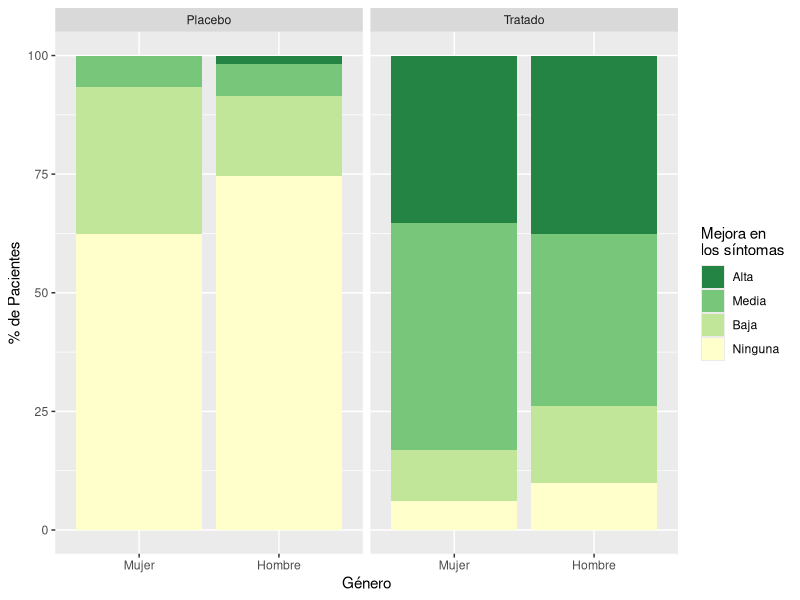

The R source for this figure:

# librerias
library(tidyverse)

# Datos
dat <- read.csv(file = "datos/tratSimul.csv")
str(dat)
unique(dat$Treatment)

# Se modifica la tabla
dat1 <- dat %>%
  mutate(
    Edad   = cut(Age, br = c(20,40,60,80), labels = c("20-40","40-60","60-80")),
    Genero = fct_recode(Sex, Mujer = "Female", Hombre = "Male"),
    Trat   = fct_recode(Treatment, Tratado = "Treated"),
    Mejora = factor(Improved, levels = c("None", "Low", "Medium", "High"),
                    labels = c("Ninguna", "Baja", "Media", "Alta")),
  ) %>% select(-(Treatment:Improved))


# Seleccion del usuario:
nomv <- data.frame(
  op = c("Edad", "Género", "Tratamiento"),
  i  = c(2,3,4) 
)
op.r1  <- nomv$op
r1     <- "Género"
r1     <- nomv$i[nomv$op == r1]
nomv2  <- subset(nomv, i != r1)
op.r2  <- c(nomv2$op, "Ninguna")
r2     <- "Tratamiento"
r2     <- ifelse(r2 == "Ninguna", 0, nomv$i[nomv$op == r2])

if(r2 == 0){
  # Grafico si r2 = Ninguna
  dat1f <- select(dat1, r1, 5 )
  names(dat1f)[1] <- "x"
  table(dat1f) %>%
    prop.table(margin = 1) %>%
    as.data.frame() %>%
    ggplot(aes(x = x, y = Freq*100, fill = fct_rev(Mejora))) + 
    geom_col() +
    scale_fill_brewer(direction = -1, palette = "YlGn") +
    labs(x = nomv$op[nomv$i == r1], y = "% de Pacientes", 
         fill = "Mejora en\nlos síntomas")
} else{
  # Grafico si r2 != Ninguna
  dat1f <- select(dat1, r1, 5, r2 )
  names(dat1f)[c(1,3)] <- c("x1", "x2")
  table(dat1f) %>%
    prop.table(margin = c(1,3)) %>%
    as.data.frame() %>%
    ggplot(aes(x = x1, y = Freq*100, fill = fct_rev(Mejora))) + 
    geom_col() +
    scale_fill_brewer(direction = -1, palette = "YlGn") +
    facet_grid(~ x2) +
    labs(x = nomv$op[nomv$i == r1], y = "% de Pacientes", 
         fill = "Mejora en\nlos síntomas")
}








